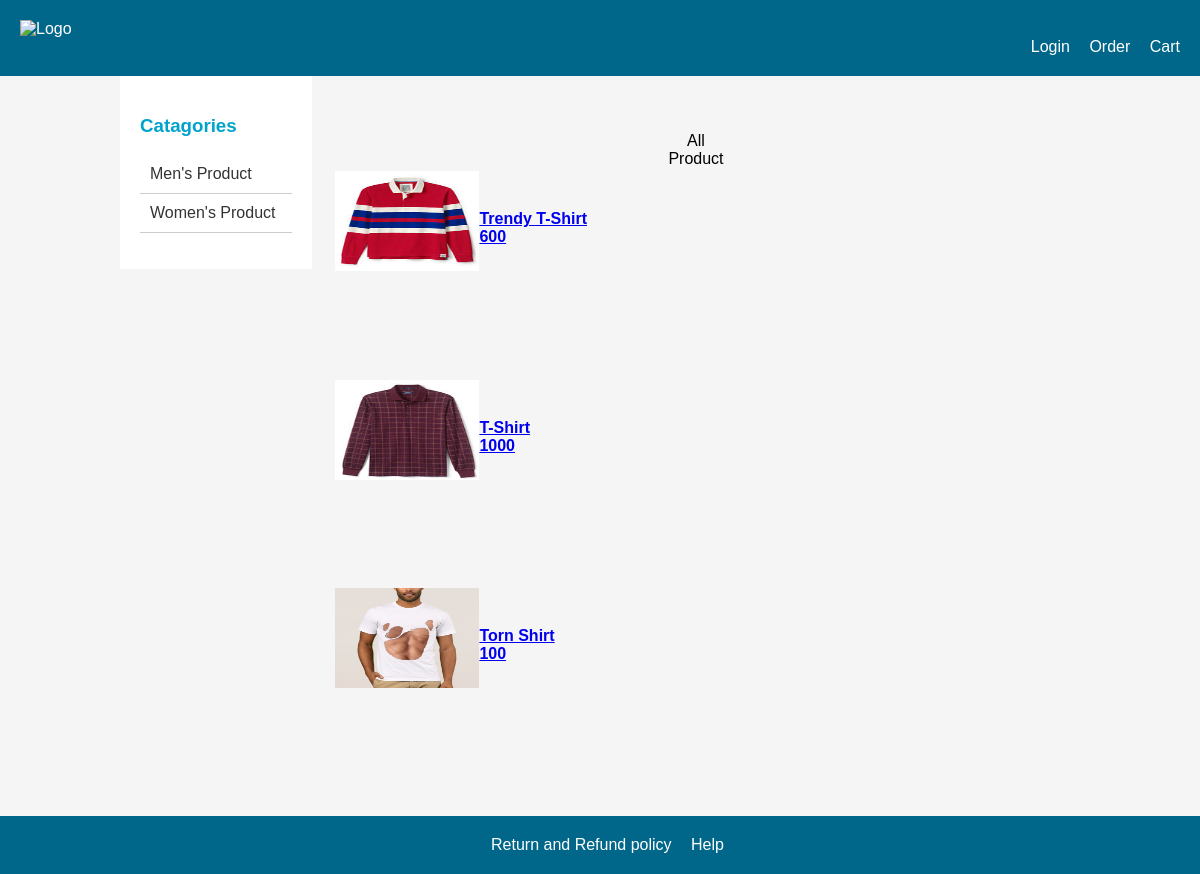
The page /app/visitor/spm products.php?pname=Shirt on the database its author committed.
### tables this page shows
CREATE TABLE `allproducts` (
  `code` varchar(255) NOT NULL,
  `name` varchar(255) NOT NULL,
  `catagory` varchar(255) NOT NULL,
  `subcatagory` varchar(255) NOT NULL,
  `color` varchar(255) NOT NULL,
  `material` varchar(500) NOT NULL,
  `size` varchar(20) NOT NULL,
  `description` varchar(255) NOT NULL,
  `bprice` double NOT NULL,
  `sprice` double NOT NULL,
  `quantity` int(11) NOT NULL,
  `offer` double NOT NULL,
  `pdpic` varchar(500) NOT NULL
);

### data/db.php (called while the page is built, shortened)
<?php
    $host="127.0.0.1";
    $user="root";
    $pass="";
    $dbname="ecommerce";
    $port=3306;
    function executeSQL($sql){
        global $host, $user, $pass, $dbname, $port;
        $link=mysqli_connect($host, $user, $pass, $dbname, $port);
        $result = mysqli_query($link, $sql);
        return $result;
    }
?>

### data/product_access.php (called while the page is built, shortened)
<?php
	if(require_once("db.php")){
	function getProductByNameMale($pnamee){
        $sql = "SELECT * FROM allproducts WHERE catagory='Men' AND  subcatagory LIKE '%$pnamee%'";
        $result = executeSQL($sql);
		 for($i=0; $row=mysqli_fetch_assoc($result); ++$i){
            $getProductByN[$i] = $row;
        }
        return $getProductByN;
    }
	}
	else{
		echo "Database not found";
	}
?>

### app/visitor/spm products.php (the view, shortened to what this page needs)
<?php include "../../data/product_access.php"; ?>
<?php
$pnamee = $_GET['pname'];
$productnames = getProductByNameMale($pnamee);
?>
<!DOCTYPE html>
<html lang="en">
<head>
    <link rel="stylesheet" type="text/css" href="CSS/spm.css">
</head>
<body>
    <div class="header">
        <a href="home.php"><img src="pictures\eshop_logo.png" alt="Logo" align="left" align="top" width="20%"></a>
        <div class="header-links">
            <a href="../account/login.php">Login</a>
            <a href="../account/login.php">Order</a>
            <a href="cart.php">Cart</a>
        </div>
    </div>
    <div class="container">
        <div class="categories">
            <h3>Catagories</h3>
            <ul>
                <li><a href="select persons male.php">Men's Product</a></li>
                <li><a href="select persons female.php">Women's Product</a></li>
            </ul>
        </div>
        <div class="content">
            <br><br>
            <table align="center">
                <caption>All Product</caption>
            </table>
            <table align="left" width="100%" height="100%">
                <?php foreach ($productnames as $productn) { ?>
                    <tr>
                        <td>
                            <a href="man_product.php?id=<?= $productn['code'] ?>"><img src="pictures\<?= $productn['pdpic']; ?>" align="left" align="top" width="20%" height="100"><br><h4><?= $productn['name']; ?> <br><?= $productn['sprice']; ?></h4></a> <br><br><br><br><br><br>
                        </td>
                    </tr>
                <?php } ?>
            </table>
        </div>
    </div>
    <div class="footer">
        <a href="aboutus.php">Return and Refund policy</a>
        <a href="help.php">Help</a>
    </div>
</body>
</html>

### app/visitor/CSS/spm.css (style rules this page uses)
body { font-family: Arial, sans-serif; background-color: #f5f5f5; margin: 0; }
.container { width: 80%; margin: auto; }
.header { background-color: rgb(0, 103, 138); padding: 20px; text-align: right; }
.header img { width: auto; height: 60px; text-align: center; }
.header a { color: white; text-decoration: none; margin-left: 15px; }
.categories { float: left; width: 20%; background-color: #fff; padding: 20px; box-sizing: border-box; }
.categories h3 { color: #00a3cc; }
.categories ul { list-style-type: none; padding: 0; }
.categories li { padding: 10px; border-bottom: 1px solid #ccc; }
.categories a { color: #333; text-decoration: none; }
.content { float: left; width: 80%; padding: 20px; box-sizing: border-box; }
.footer { clear: both; padding: 20px; background-color: rgb(0, 103, 138); color: white; text-align: center; }
.footer a { color: white; text-decoration: none; margin-left: 15px; }

### rows shown on the page
allproducts: pdpic (picture), name "Trendy T-Shirt", sprice "600"
allproducts: pdpic (picture), name "T-Shirt", sprice "1000"
allproducts: pdpic (picture), name "Torn Shirt", sprice "100"
